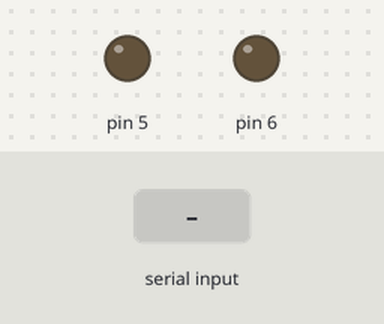
This sketch was run on a simulated Arduino Uno, built with avr-gcc and run on an emulated ATmega328P. Parts: output pins drawn as LEDs (lit = HIGH). The inputs (shaded band) are chosen by the test bench. What the sketch prints to the serial monitor is not drawn.

Above: at 1.2 s.
1.3 s: "1" received over Serial
Timing chart, 0 to 4.3 s (numbered marks = the images above; inputs shaded):
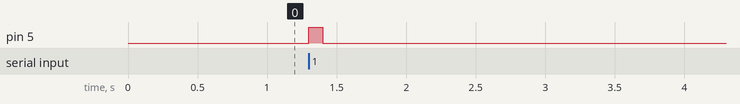

The sketch:

Python2Arduino.ino
```cpp
#include <SoftwareSerial.h>

void setup() {
  // initialize digital pin 5 and 6 as outputs.
  pinMode(5, OUTPUT);
  pinMode(6, OUTPUT);

  // initialize Serial library for communication at 9600 baud
  Serial.begin(9600);
  Serial.println("Ready"); // print "Ready" once
}


void loop() {
char inByte = ' ';
if(Serial.available()){ // only send data back if data has been sent
char inByte = Serial.read(); // read the incoming data
digitalWrite(5, HIGH);   // turn the LED on (HIGH is the voltage level)
Serial.println(inByte); // send the data back in a new line so that it is not all one long line
delay(100); // delay for 1/10 of a second
digitalWrite(5, LOW);   // turn the LED off (LOW is the voltage level)
}
//delay(100); // delay for 1/10 of a second

}
```

Measured:
- after the input at 1.3 s, pin 5: LOW → HIGH at once, → LOW 0.10 s later
